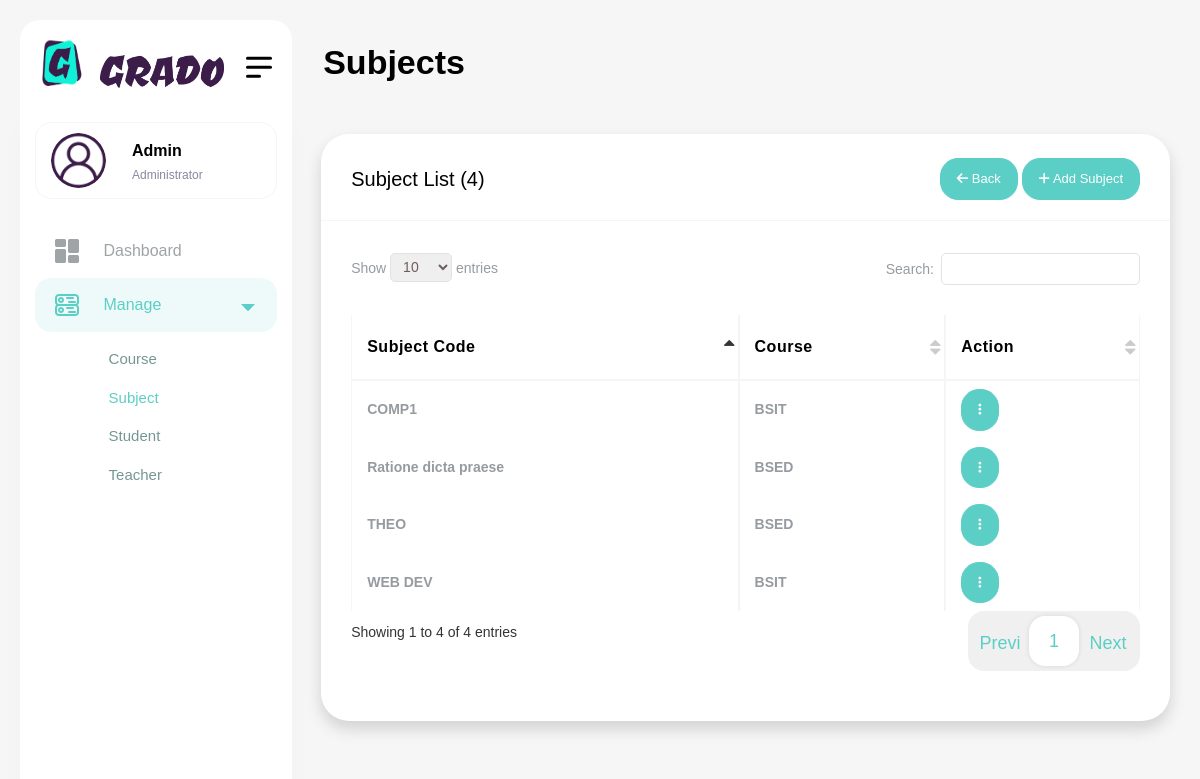
The page /admin/index.php?page=subjects (signed in) on the database as committed earlier.
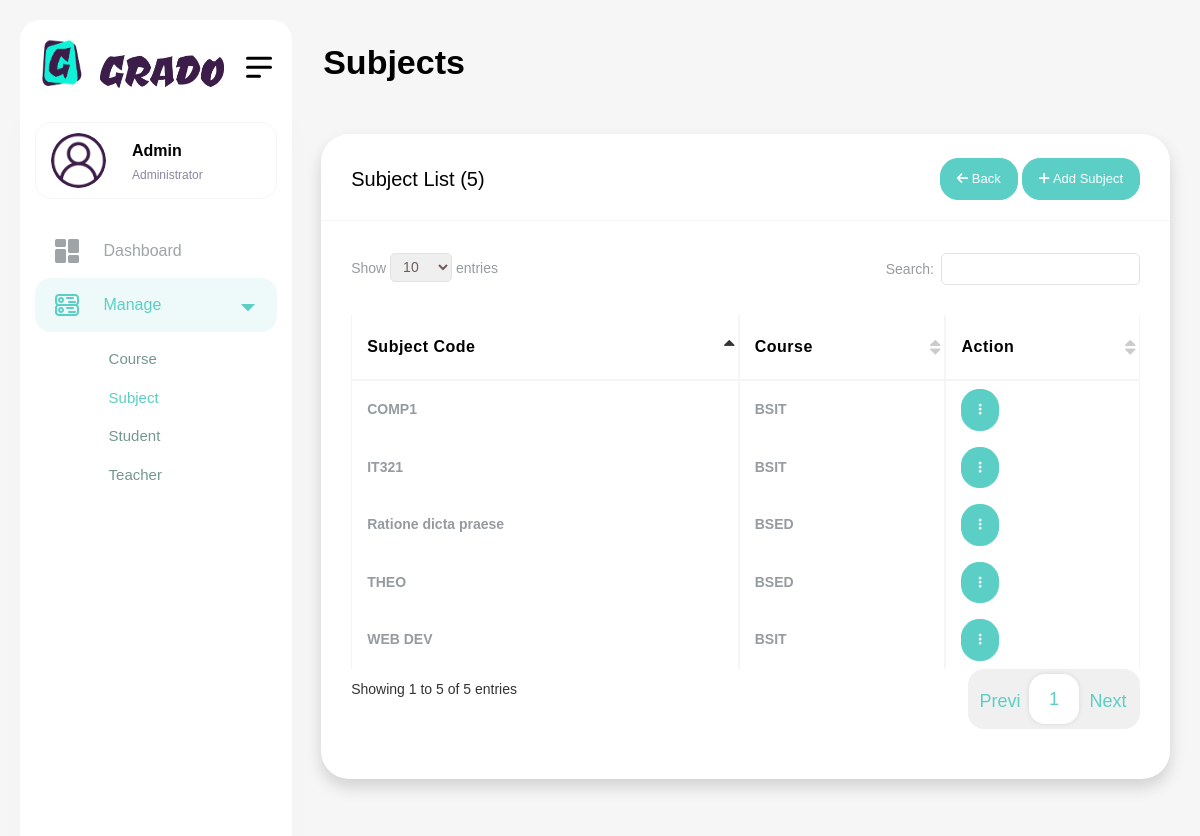
The same page on the database as committed later.
### tables this page shows
CREATE TABLE `subjects` (
  `id` int(11) NOT NULL,
  `course_id` int(11) NOT NULL,
  `subject_code` text NOT NULL,
  `subject_description` text NOT NULL,
  `subject_units` text NOT NULL,
  `grade` text NOT NULL DEFAULT 'null',
  `status` text NOT NULL DEFAULT 'close',
  `created_at` datetime NOT NULL DEFAULT current_timestamp()
);

CREATE TABLE `courses` (
  `id` int(11) NOT NULL,
  `course_code` text NOT NULL,
  `course_description` text NOT NULL,
  `created_at` datetime NOT NULL DEFAULT current_timestamp()
);

### autoload.php (called while the page is built, shortened)
<?php
function myAutoLoader($className){
    $classes_path = "classes/";
    $models_path = "models/";
    $extension = ".php";
    $filename = $className . $extension;
}

### classes/Database.php (called while the page is built, shortened)
<?php
class Database{
    protected static $instance = null;
    private $pdo, $query, $error = false, $results, $count = 0, $lastInsertId = null;
    private function __construct(){
        try{
            $this->pdo = new PDO('mysql:host='.Config::get('mysql/host').';dbname='.Config::get('mysql/database'), Config::get('mysql/user'), Config::get('mysql/password'), Config::get('mysql/options'));
        }catch(PDOException $e){
            die('Could not connect to database.'.$e->getMessage());
        }
    }
    public static function getInstance(){
        if(!isset(self::$instance)){
            self::$instance = new Database();
        }
        return self::$instance;
    }
    public function query($sql, $params = []){
        if($this->query = $this->pdo->prepare($sql)){
            $x = 1;
            if(count($params)){
                foreach($params as $param){
                    $this->query->bindValue($x, $param);
                    $x++;
                }
            }
            if($this->query->execute()){
                $this->results = $this->query->fetchAll(PDO::FETCH_OBJ);
                $this->count = $this->query->rowCount();
            }else{
                $this->error = true;
            }
        }
        return $this;
    }
    public function results(){
        return $this->results;
    }
    public function first(){
        if($this->count()){
            return $this->results()[0];
        }
    }
    public function count(){
        return $this->count;
    }
}

### classes/Model.php (called while the page is built, shortened)
<?php
class Model{
    protected $db, $table, $data, $error = false, $results, $count, $lastInsertId;
    public function __construct($table){
        $this->db = Database::getInstance();
        $this->table = $table;
    }
    public function findById($id){
        $this->db->query("SELECT * FROM {$this->table} WHERE id = ?", [$id]);
        if($this->db->count() > 0){
            return $this->db->first();
        }
    }
    public function findAll($order = ''){
        $this->db->query("SELECT * FROM {$this->table} {$order}");
        return $this->db->results();
    }
}

### classes/Config.php (called while the page is built, shortened)
<?php
class Config
{
    private static $config = [
        'mysql' => [
            'host' => 'localhost',
            'user' => 'root',
            'password' => '',
            'database' => 'grade',
            'options' => [
                PDO::ATTR_ERRMODE => PDO::ERRMODE_EXCEPTION,
                PDO::ATTR_DEFAULT_FETCH_MODE => PDO::FETCH_OBJ,
                PDO::ATTR_EMULATE_PREPARES => false
            ]
        ],
        'app' => [
            'name' => 'Grado',
            'url' => 'http://localhost/grado',
            'version' => '1.0.0',
            'debug' => true
        ],
        'mail' => [
            'host' => 'smtp.gmail.com',
            'port' => 587,
            'username' => 'angelnino.ortega.pixel8@gmail.com',
            'password' => 'ztcvbpolateijnbc',
            'from' => 'angelnino.ortega.pixel8@gmail.com',
            'name' => 'Grado'
        ],
        'pages' => [
            'dashboard' => 'dashboard',
            'curriculums' => 'curriculums',
            'curriculum' => 'curriculum',
            'subjects' => 'subjects',
            'subject' => 'subject',
            'students' => 'students',
            'student' => 'student',
            'teachers' => 'teachers',
            'teacher' => 'teacher',
            'courses' => 'courses',
            'course' => 'course',
            'add-grade' => 'add-grade',
            'users' => 'users',
            'profile' => 'profile',
            'logout' => 'logout'
        ]
    ];
    public static function get($path = null)
    {
        if ($path) {
            $config = self::$config;
            $path = explode('/', $path);
            foreach ($path as $bit) {
                if (isset($config[$bit])) {
                    $config = $config[$bit];
                }
            }
            return $config;
        }
        return false;
    }
}

### admin/subjects.php (the view, shortened to what the changed rows need)
<?php
$subject = new Subject();
$course = new Course();
$subjects = $subject->findAll('ORDER BY id DESC');
?>
<div class="container-fluid">
    <div class="card shadow">
        <div class="card-header">
            <h5 class="card-title">
                Subject List (<?= count($subjects); ?>)
            </h5>
            <div class="float-end">
            <a href="javascript:history.back()" class="btn btn-primary btn-sm">
                    <i class="fas fa-arrow-left"></i>
                    Back
                </a>
                <a href="javascript:void(0)" class="btn btn-primary btn-sm" data-bs-toggle="modal" data-bs-target="#createSubjectModal">
                    <i class="fas fa-plus"></i>
                    Add Subject
                </a>
            </div>
        </div>
        <div class="card-body">
            <div class="table-responsive">
                <table class="table table-hover table-bordered datatable" style="width: 100%">
                <thead>
                    <tr>
                        <th>Subject Code</th>
                        <th>Course</th>
                        <th>Action</th>
                    </tr>
                </thead>
                    <?php foreach($subjects as $c): ?>
                    <tr>
                        <td><?= $c->subject_code; ?></td>
                        <td><?= $course->findById($c->course_id)->course_code; ?></td>
                        <td>
                            <div class="dropdown">
                                <a href="javascript:void(0)" class="btn btn-primary btn-sm" data-bs-toggle="dropdown">
                                    <i class="fas fa-ellipsis-v"></i>
                                </a>
                            </div>
                        </td>
                    <?php endforeach; ?>
                </table>
            </div>
        </div>
    </div>
</div>

Rows that differ between the two databases and show on the page:
added subjects: subject_code "IT321", course.course_code "BSIT"
Other text that changed with them:
count($subjects): "4" → "5"
text written by a page script: "Show entries Search: Showing 1 to 4 of 4 entries Previous 1 Next" → "Show entries Search: Showing 1 to 5 of 5 entries Previous 1 Next"
